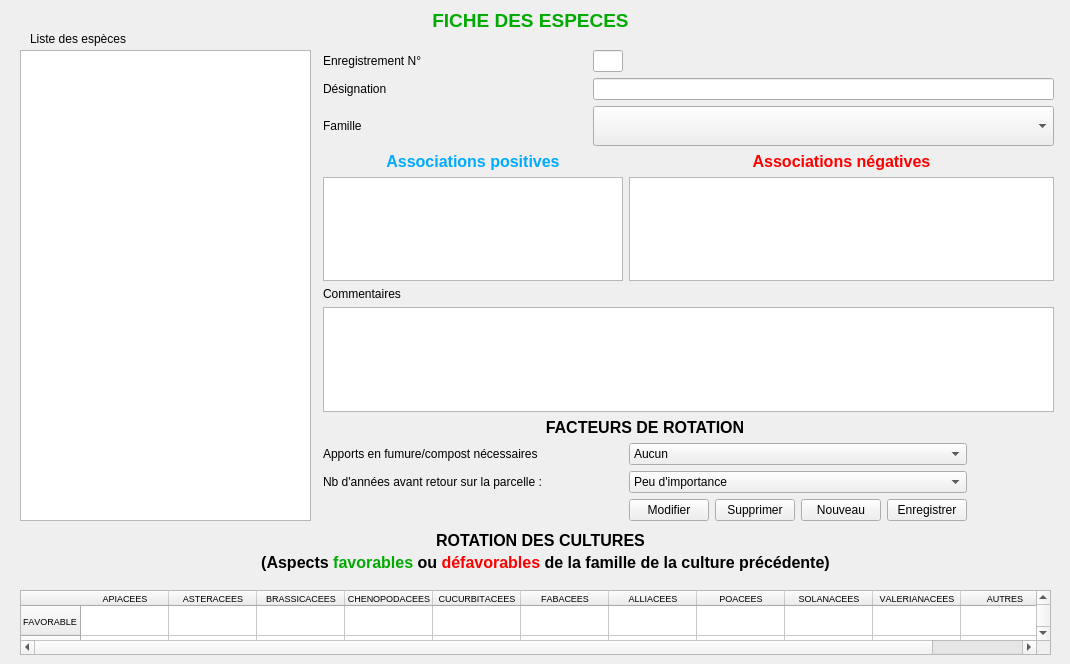
             <widget class="QWidget" name="tab_10">
              <attribute name="title">
               <string>Espèces</string>
              </attribute>
              <widget class="QTableView" name="tableView_especes">
               <property name="geometry">
                <rect>
                 <x>20</x>
                 <y>50</y>
                 <width>291</width>
                 <height>471</height>
                </rect>
               </property>
              </widget>
              <widget class="QLabel" name="label_18">
               <property name="geometry">
                <rect>
                 <x>30</x>
                 <y>30</y>
                 <width>121</width>
                 <height>17</height>
                </rect>
               </property>
               <property name="text">
                <string>Liste des espèces</string>
               </property>
              </widget>
              <widget class="QWidget" name="gridLayoutWidget_5">
               <property name="geometry">
                <rect>
                 <x>323</x>
                 <y>50</y>
                 <width>731</width>
                 <height>471</height>
                </rect>
               </property>
               <layout class="QGridLayout" name="gridLayout_5">
                <item row="8" column="0">
                 <widget class="QLabel" name="label_22">
                  <property name="text">
                   <string>Apports en fumure/compost nécessaires</string>
                  </property>
                 </widget>
                </item>
                <item row="2" column="0">
                 <widget class="QLabel" name="label_24">
                  <property name="text">
                   <string>Famille</string>
                  </property>
                 </widget>
                </item>
                <item row="7" column="0" colspan="3">
                 <widget class="QLabel" name="label_39">
                  <property name="font">
                   <font>
                    <pointsize>12</pointsize>
                    <weight>75</weight>
                    <bold>true</bold>
                   </font>
                  </property>
                  <property name="text">
                   <string>FACTEURS DE ROTATION</string>
                  </property>
                  <property name="alignment">
                   <set>Qt::AlignCenter</set>
                  </property>
                 </widget>
                </item>
                <item row="6" column="0" colspan="4">
                 <widget class="QTextEdit" name="textEdit_especes_commentaires"/>
                </item>
                <item row="3" column="2" colspan="2">
                 <widget class="QLabel" name="label_17">
                  <property name="font">
                   <font>
                    <pointsize>12</pointsize>
                    <weight>75</weight>
                    <bold>true</bold>
                   </font>
                  </property>
                  <property name="text">
                   <string>&lt;html&gt;&lt;head/&gt;&lt;body&gt;&lt;p align=&quot;center&quot;&gt;&lt;span style=&quot; color:#ff0000;&quot;&gt;Associations négatives&lt;/span&gt;&lt;/p&gt;&lt;/body&gt;&lt;/html&gt;</string>
                  </property>
                 </widget>
                </item>
                <item row="10" column="2">
                 <layout class="QHBoxLayout" name="horizontalLayout_3">
                  <item>
                   <widget class="QPushButton" name="pushButton_Modifier_especes">
                    <property name="maximumSize">
                     <size>
                      <width>100</width>
                      <height>16777215</height>
                     </size>
                    </property>
                    <property name="text">
                     <string>Modifier</string>
                    </property>
                   </widget>
                  </item>
                  <item>
                   <widget class="QPushButton" name="pushButton_Supprimer_especes">
                    <property name="maximumSize">
                     <size>
                      <width>100</width>
                      <height>16777215</height>
                     </size>
                    </property>
                    <property name="text">
                     <string>Supprimer</string>
                    </property>
                   </widget>
                  </item>
                  <item>
                   <widget class="QPushButton" name="pushButton_Nouveau_especes">
                    <property name="maximumSize">
                     <size>
                      <width>100</width>
                      <height>16777215</height>
                     </size>
                    </property>
                    <property name="text">
                     <string>Nouveau</string>
                    </property>
                   </widget>
                  </item>
                  <item>
                   <widget class="QPushButton" name="pushButton_enregistrer_especes">
                    <property name="maximumSize">
                     <size>
                      <width>100</width>
                      <height>16777215</height>
                     </size>
                    </property>
                    <property name="text">
                     <string>Enregistrer</string>
                    </property>
                   </widget>
                  </item>
                 </layout>
                </item>
                <item row="4" column="2" colspan="2">
                 <widget class="QTextEdit" name="textEdit_negatif">
                  <property name="minimumSize">
                   <size>
                    <width>300</width>
                    <height>0</height>
                   </size>
                  </property>
                 </widget>
                </item>
                <item row="4" column="0" colspan="2">
                 <widget class="QTextEdit" name="textEdit_positif">
                  <property name="minimumSize">
                   <size>
                    <width>300</width>
                    <height>0</height>
                   </size>
                  </property>
                 </widget>
                </item>
                <item row="1" column="0">
                 <widget class="QLabel" name="label_7">
                  <property name="text">
                   <string>Désignation</string>
                  </property>
                 </widget>
                </item>
                <item row="0" column="1">
                 <widget class="QLineEdit" name="lineEdit_Id_especes">
                  <property name="minimumSize">
                   <size>
                    <width>30</width>
                    <height>0</height>
                   </size>
                  </property>
                  <property name="maximumSize">
                   <size>
                    <width>30</width>
                    <height>16777215</height>
                   </size>
                  </property>
                  <property name="readOnly">
                   <bool>true</bool>
                  </property>
                 </widget>
                </item>
                <item row="1" column="1" colspan="3">
                 <widget class="QLineEdit" name="lineEdit_designation_espece"/>
                </item>
                <item row="3" column="0" colspan="2">
                 <widget class="QLabel" name="label_16">
                  <property name="font">
                   <font>
                    <pointsize>12</pointsize>
                    <weight>75</weight>
                    <bold>true</bold>
                   </font>
                  </property>
                  <property name="text">
                   <string>&lt;html&gt;&lt;head/&gt;&lt;body&gt;&lt;p align=&quot;center&quot;&gt;&lt;span style=&quot; color:#00aaff;&quot;&gt;Associations positives&lt;/span&gt;&lt;/p&gt;&lt;/body&gt;&lt;/html&gt;</string>
                  </property>
                 </widget>
                </item>
                <item row="2" column="1" colspan="3">
                 <widget class="QComboBox" name="comboBox_familles_de_especes">
                  <property name="minimumSize">
                   <size>
                    <width>200</width>
                    <height>40</height>
                   </size>
                  </property>
                 </widget>
                </item>
                <item row="0" column="0">
                 <widget class="QLabel" name="label_9">
                  <property name="text">
                   <string>Enregistrement N°</string>
                  </property>
                 </widget>
                </item>
                <item row="5" column="0">
                 <widget class="QLabel" name="label_36">
                  <property name="text">
                   <string>Commentaires</string>
                  </property>
                 </widget>
                </item>
                <item row="9" column="0">
                 <widget class="QLabel" name="label_35">
                  <property name="text">
                   <string>Nb d'années avant retour sur la parcelle : </string>
                  </property>
                 </widget>
                </item>
                <item row="9" column="2">
                 <widget class="QComboBox" name="comboBox_rotation_annees">
                  <item>
                   <property name="text">
                    <string>Peu d'importance</string>
                   </property>
                  </item>
                  <item>
                   <property name="text">
                    <string>1 an</string>
                   </property>
                  </item>
                  <item>
                   <property name="text">
                    <string>2 ans</string>
                   </property>
                  </item>
                  <item>
                   <property name="text">
                    <string>3 ans</string>
                   </property>
                  </item>
                  <item>
                   <property name="text">
                    <string>4 ans</string>
                   </property>
                  </item>
                  <item>
                   <property name="text">
                    <string>5 ans</string>
                   </property>
                  </item>
                  <item>
                   <property name="text">
                    <string>6 ans</string>
                   </property>
                  </item>
                  <item>
                   <property name="text">
                    <string>7 ans</string>
                   </property>
                  </item>
                 </widget>
                </item>
                <item row="8" column="2">
                 <widget class="QComboBox" name="comboBox_rotation_compost">
                  <item>
                   <property name="text">
                    <string>Aucun</string>
                   </property>
                  </item>
                  <item>
                   <property name="text">
                    <string>Faibles</string>
                   </property>
                  </item>
                  <item>
                   <property name="text">
                    <string>Moyens</string>
                   </property>
                  </item>
                  <item>
                   <property name="text">
                    <string>Importants</string>
                   </property>
                  </item>
                 </widget>
                </item>
               </layout>
              </widget>
              <widget class="QTableWidget" name="tableWidget_rotation">
               <property name="geometry">
                <rect>
                 <x>20</x>
                 <y>590</y>
                 <width>1031</width>
                 <height>65</height>
                </rect>
               </property>
               <property name="minimumSize">
                <size>
                 <width>820</width>
                 <height>65</height>
                </size>
               </property>
               <property name="maximumSize">
                <size>
                 <width>1200</width>
                 <height>80</height>
                </size>
               </property>
               <property name="font">
                <font>
                 <pointsize>7</pointsize>
                 <weight>50</weight>
                 <bold>false</bold>
                 <kerning>false</kerning>
                </font>
               </property>
               <property name="editTriggers">
                <set>QAbstractItemView::NoEditTriggers</set>
               </property>
               <property name="selectionMode">
                <enum>QAbstractItemView::NoSelection</enum>
               </property>
               <attribute name="horizontalHeaderDefaultSectionSize">
                <number>88</number>
               </attribute>
               <attribute name="verticalHeaderDefaultSectionSize">
                <number>19</number>
               </attribute>
               <attribute name="verticalHeaderMinimumSectionSize">
                <number>30</number>
               </attribute>
               <row>
                <property name="text">
                 <string>FAVORABLE</string>
                </property>
               </row>
               <row>
                <property name="text">
                 <string>A EVITER</string>
                </property>
               </row>
               <column>
                <property name="text">
                 <string>APIACEES</string>
                </property>
                <property name="font">
                 <font>
                  <pointsize>7</pointsize>
                 </font>
                </property>
                <property name="background">
                 <color>
                  <red>255</red>
                  <green>85</green>
                  <blue>0</blue>
                 </color>
                </property>
               </column>
               <column>
                <property name="text">
                 <string>ASTERACEES</string>
                </property>
                <property name="font">
                 <font>
                  <pointsize>7</pointsize>
                 </font>
                </property>
                <property name="background">
                 <color>
                  <red>170</red>
                  <green>170</green>
                  <blue>127</blue>
                 </color>
                </property>
               </column>
               <column>
                <property name="text">
                 <string>BRASSICACEES</string>
                </property>
                <property name="font">
                 <font>
                  <pointsize>7</pointsize>
                 </font>
                </property>
                <property name="background">
                 <color>
                  <red>170</red>
                  <green>255</green>
                  <blue>255</blue>
                 </color>
                </property>
               </column>
               <column>
                <property name="text">
                 <string>CHENOPODACEES</string>
                </property>
                <property name="font">
                 <font>
                  <pointsize>7</pointsize>
                 </font>
                </property>
                <property name="background">
                 <color>
                  <red>255</red>
                  <green>85</green>
                  <blue>127</blue>
                 </color>
                </property>
               </column>
               <column>
                <property name="text">
                 <string>CUCURBITACEES</string>
                </property>
                <property name="font">
                 <font>
                  <pointsize>7</pointsize>
                 </font>
                </property>
                <property name="background">
                 <color>
                  <red>255</red>
                  <green>170</green>
                  <blue>127</blue>
                 </color>
                </property>
               </column>
               <column>
                <property name="text">
                 <string>FABACEES</string>
                </property>
                <property name="font">
                 <font>
                  <pointsize>7</pointsize>
                 </font>
                </property>
                <property name="background">
                 <color>
                  <red>0</red>
                  <green>255</green>
                  <blue>0</blue>
                 </color>
                </property>
               </column>
               <column>
                <property name="text">
                 <string>ALLIACEES</string>
                </property>
                <property name="font">
                 <font>
                  <pointsize>7</pointsize>
                 </font>
                </property>
                <property name="background">
                 <color>
                  <red>255</red>
                  <green>255</green>
                  <blue>127</blue>
                 </color>
                </property>
               </column>
               <column>
                <property name="text">
                 <string>POACEES</string>
                </property>
                <property name="font">
                 <font>
                  <pointsize>7</pointsize>
                 </font>
                </property>
                <property name="background">
                 <color>
                  <red>170</red>
                  <green>170</green>
                  <blue>255</blue>
                 </color>
                </property>
               </column>
               <column>
                <property name="text">
                 <string>SOLANACEES</string>
                </property>
                <property name="font">
                 <font>
                  <pointsize>7</pointsize>
                 </font>
                </property>
                <property name="background">
                 <color>
                  <red>255</red>
                  <green>0</green>
                  <blue>255</blue>
                 </color>
                </property>
               </column>
               <column>
                <property name="text">
                 <string>VALERIANACEES</string>
                </property>
                <property name="font">
                 <font>
                  <pointsize>7</pointsize>
                 </font>
                </property>
                <property name="background">
                 <color>
                  <red>85</red>
                  <green>255</green>
                  <blue>127</blue>
                 </color>
                </property>
               </column>
               <column>
                <property name="text">
                 <string>AUTRES</string>
                </property>
                <property name="font">
                 <font>
                  <pointsize>7</pointsize>
                 </font>
                </property>
                <property name="background">
                 <color>
                  <red>222</red>
                  <green>216</green>
                  <blue>215</blue>
                 </color>
                </property>
               </column>
               <item row="0" column="0">
                <property name="text">
                 <string/>
                </property>
                <property name="font">
                 <font>
                  <pointsize>8</pointsize>
                 </font>
                </property>
               </item>
              </widget>
              <widget class="QLabel" name="label_37">
               <property name="geometry">
                <rect>
                 <x>20</x>
                 <y>530</y>
                 <width>1041</width>
                 <height>20</height>
                </rect>
               </property>
               <property name="font">
                <font>
                 <pointsize>12</pointsize>
                 <weight>75</weight>
                 <bold>true</bold>
                </font>
               </property>
               <property name="text">
                <string>ROTATION DES CULTURES</string>
               </property>
               <property name="alignment">
                <set>Qt::AlignCenter</set>
               </property>
              </widget>
              <widget class="QLabel" name="label_38">
               <property name="geometry">
                <rect>
                 <x>30</x>
                 <y>550</y>
                 <width>1031</width>
                 <height>25</height>
                </rect>
               </property>
               <property name="minimumSize">
                <size>
                 <width>0</width>
                 <height>25</height>
                </size>
               </property>
               <property name="font">
                <font>
                 <pointsize>12</pointsize>
                 <weight>75</weight>
                 <bold>true</bold>
                </font>
               </property>
               <property name="text">
                <string>&lt;html&gt;&lt;head/&gt;&lt;body&gt;&lt;p&gt;&lt;span style=&quot; color:#000000;&quot;&gt;(Aspects &lt;/span&gt;&lt;span style=&quot; color:#00aa00;&quot;&gt;favorables&lt;/span&gt;&lt;span style=&quot; color:#000000;&quot;&gt; ou &lt;/span&gt;&lt;span style=&quot; color:#ff0000;&quot;&gt;défavorables&lt;/span&gt;&lt;span style=&quot; color:#000000;&quot;&gt; de la famille de la culture précédente)&lt;/span&gt;&lt;/p&gt;&lt;/body&gt;&lt;/html&gt;</string>
               </property>
               <property name="alignment">
                <set>Qt::AlignCenter</set>
               </property>
              </widget>
              <widget class="QLabel" name="label_40">
               <property name="geometry">
                <rect>
                 <x>20</x>
                 <y>0</y>
                 <width>1021</width>
                 <height>41</height>
                </rect>
               </property>
               <property name="font">
                <font>
                 <pointsize>14</pointsize>
                 <weight>75</weight>
                 <bold>true</bold>
                </font>
               </property>
               <property name="text">
                <string>&lt;html&gt;&lt;head/&gt;&lt;body&gt;&lt;p&gt;&lt;span style=&quot; color:#00aa00;&quot;&gt;FICHE DES ESPECES&lt;/span&gt;&lt;/p&gt;&lt;/body&gt;&lt;/html&gt;</string>
               </property>
               <property name="alignment">
                <set>Qt::AlignCenter</set>
               </property>
              </widget>
             </widget>
